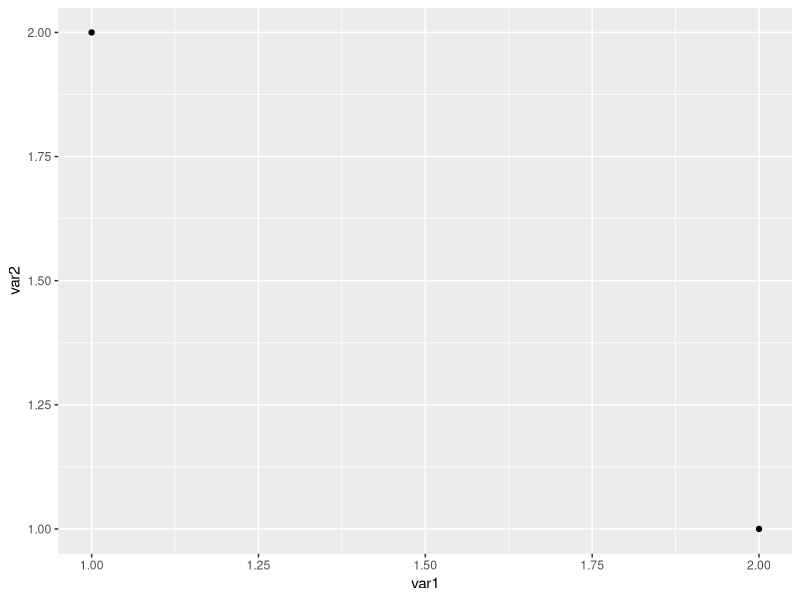
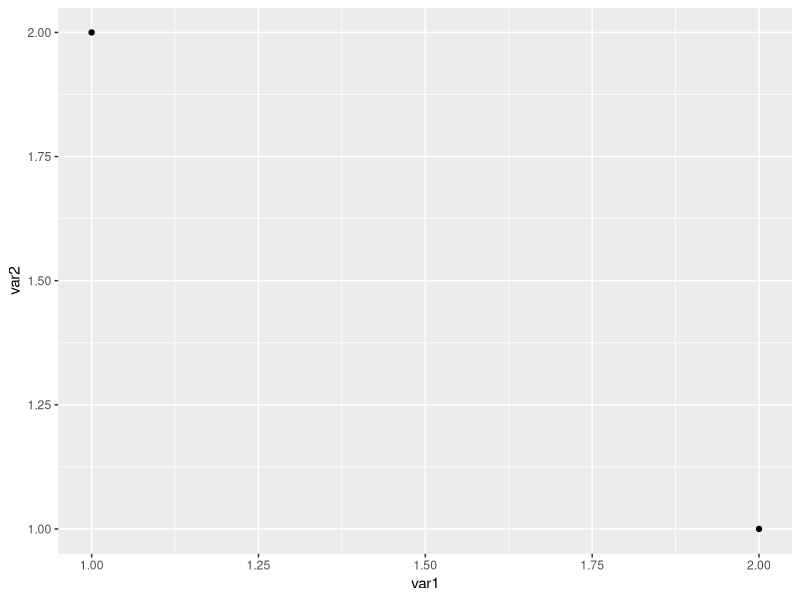
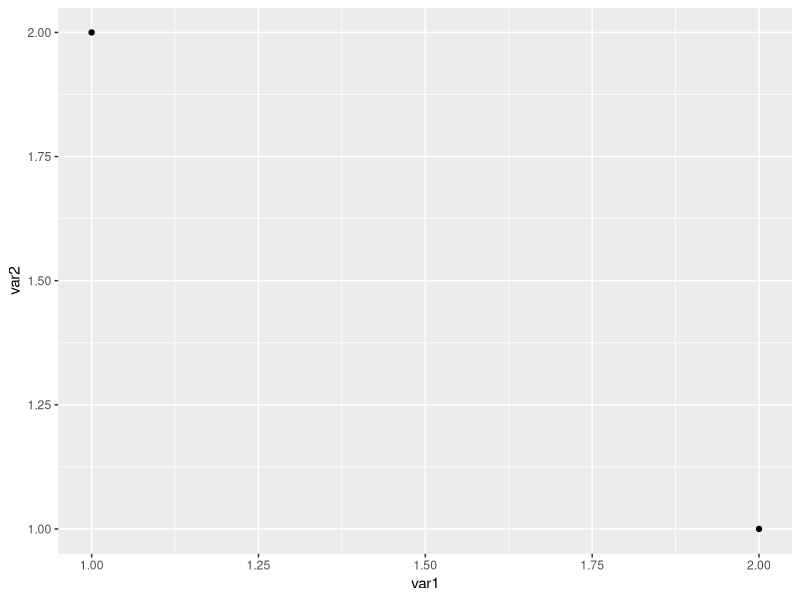

Generate these figures, in order, with R: (Note: this script raises an error after producing the figures.)
## ---- chunk 1
knitr::opts_chunk$set(echo = TRUE)

# set working directory to the location of the script
knitr::opts_knit$set(root.dir = getwd())

# load packages
library(tidyverse)
library(dplyr)
library(ggplot2)
library(patchwork)
## ---- chunk 2

# print versions
sessionInfo()

## ---- chunk 3
# read as a tibble
data <- read_csv("data/data.csv")

# print the dimensions of the table for reference
dim(data)
## ---- chunk 4
plot <- data %>% 
  ggplot(aes(x=var1, y=var2)) + 
  geom_point()

plot
## ---- chunk 5

# store figure files in a '/figs' subdir to keep things clean

ggsave(height=6, width=9, file="figs/fig1.pdf")
ggsave(height=6, width=9, file="figs/fig1.png")

## ---- chunk 6

table1 <- data %>% group_by(var1) %>% count()

write.csv(table1, file="tables/table1.csv", row.names=F)

